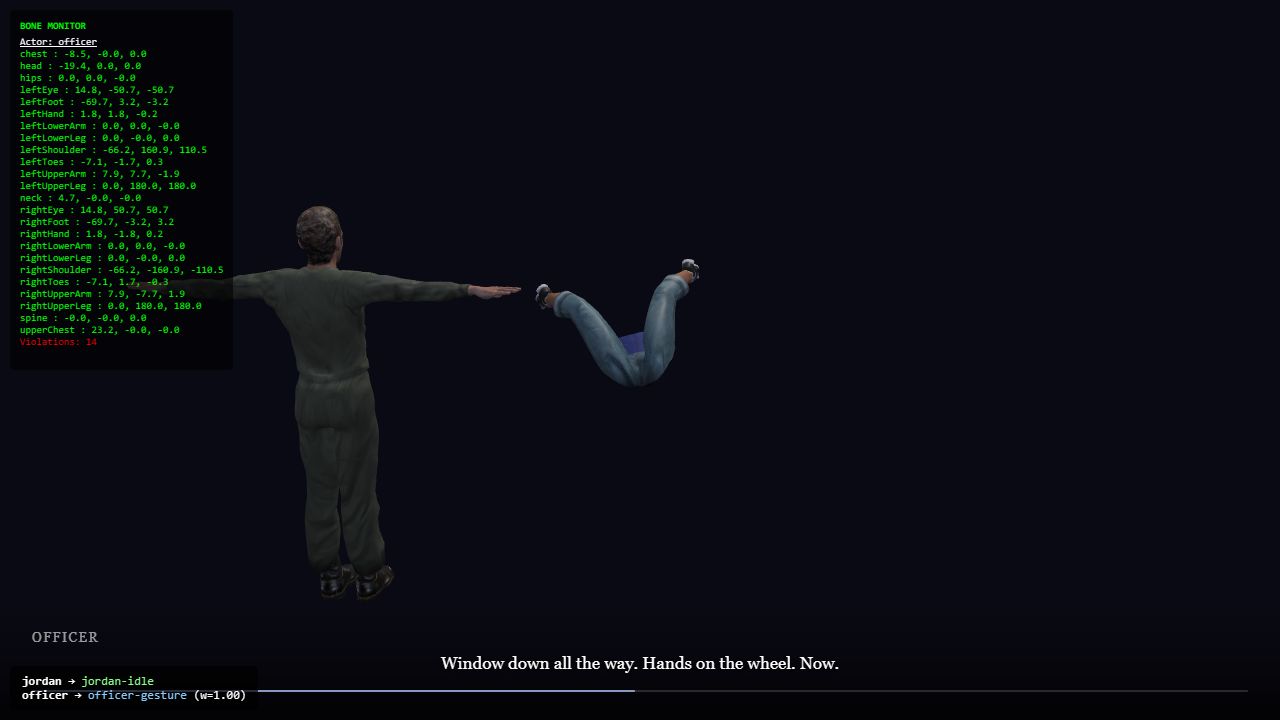
#> input picture raw_end.png, 1280 x 720 px, given in place of 105_13.avi, which was not available
$ python analyze_avi_motion2.py
#> lines starting #> are read from the running program, lines starting #| are printed output that depends on the picture
"""
Analyze 105_13.avi: use frame differencing to track character motion.
"""
import cv2
import numpy as np

cap = cv2.VideoCapture("105_13.avi")
fps = cap.get(cv2.CAP_PROP_FPS)
total = int(cap.get(cv2.CAP_PROP_FRAME_COUNT))
print(f"FPS: {fps}, Total frames: {total}")

ret, prev = cap.read()
#> prev is the input picture: shape (720, 1280, 3); mean B, G, R 19.7, 12.9, 11.1
if not ret:
    exit(1)
prev_gray = cv2.cvtColor(prev, cv2.COLOR_BGR2GRAY)
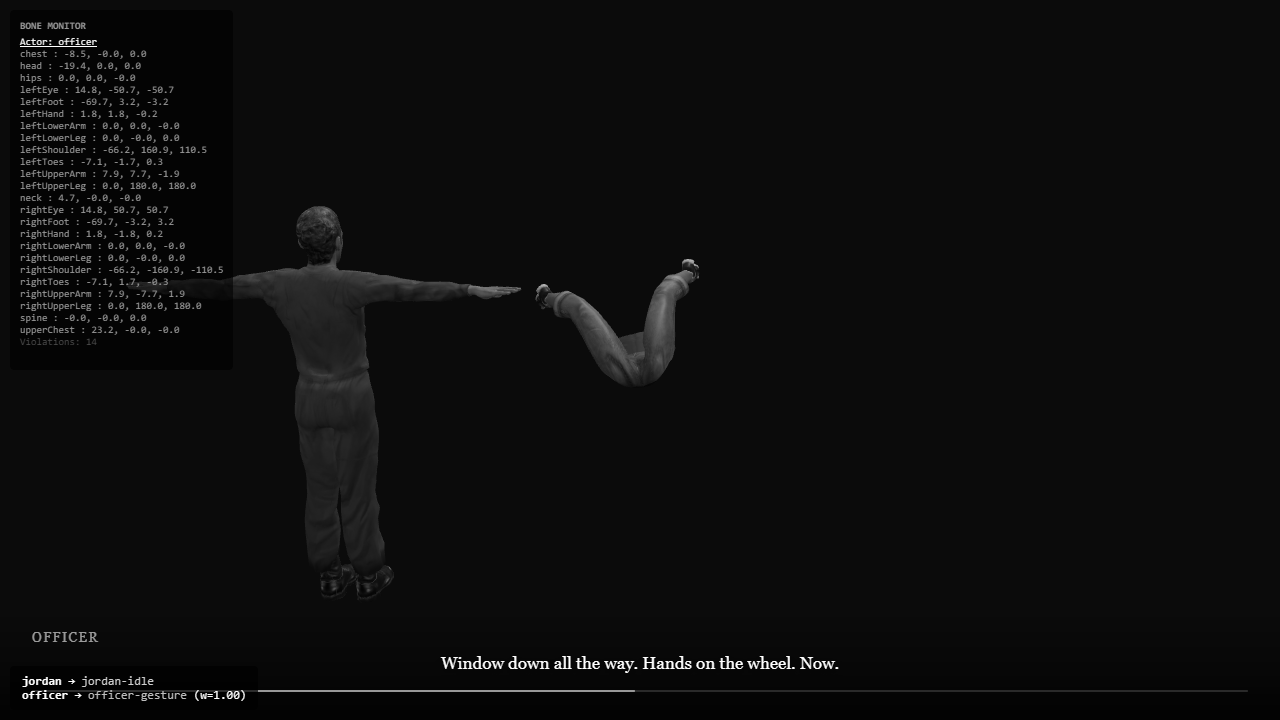
#> prev_gray: shape (720, 1280); min 1, max 255, mean 13
prev_gray = cv2.GaussianBlur(prev_gray, (5, 5), 0)

positions = []
frame_idx = 0

# Process every 30th frame (1 per second at 30fps)
while True:
    ret, frame = cap.read()
    if not ret:
        break
    frame_idx += 1

    if frame_idx % 30 != 0:
        continue

    gray = cv2.cvtColor(frame, cv2.COLOR_BGR2GRAY)
    gray = cv2.GaussianBlur(gray, (5, 5), 0)

    # Difference from first frame
    diff = cv2.absdiff(prev_gray, gray)
    _, thresh = cv2.threshold(diff, 30, 255, cv2.THRESH_BINARY)
    thresh = cv2.erode(thresh, None, iterations=1)
    thresh = cv2.dilate(thresh, None, iterations=2)

    motion_pixels = cv2.countNonZero(thresh)
    M = cv2.moments(thresh)
    if M['m00'] > 500:
        cx = M['m10'] / M['m00']
        cy = M['m01'] / M['m00']
    else:
        cx, cy = 0, 0

    positions.append((frame_idx, cx, cy, motion_pixels))
    print(f"  Frame {frame_idx:3d}: cx={cx:6.0f} cy={cy:6.0f} motion_px={motion_pixels:5d}")

cap.release()

if len(positions) >= 2:
    first = positions[0]
    last = positions[-1]
    dx = last[1] - first[1]
    dy = last[2] - first[2]
    print(f"\nFrame 1 vs {last[0]}:")
    print(f"  cx: {first[1]:.0f} -> {last[1]:.0f}  (dx={dx:.0f}px)")
    print(f"  cy: {first[2]:.0f} -> {last[2]:.0f}  (dy={dy:.0f}px)")

$ run again, on raw_hud.png
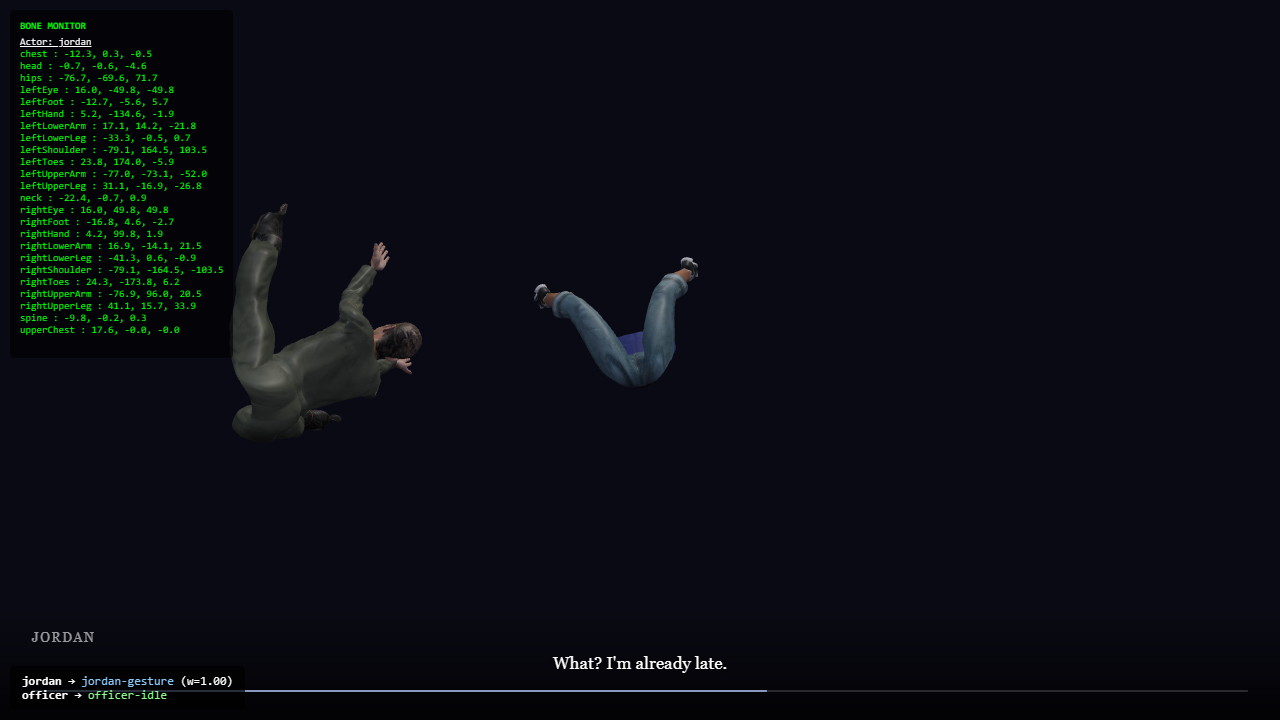
#> input picture raw_hud.png, 1280 x 720 px, given in place of 105_13.avi, which was not available
#> prev is the input picture: shape (720, 1280, 3); mean B, G, R 19.6, 12.7, 10.8
#> `prev_gray = cv2.cvtColor(prev, cv2.COLOR_BGR2GRAY)`:
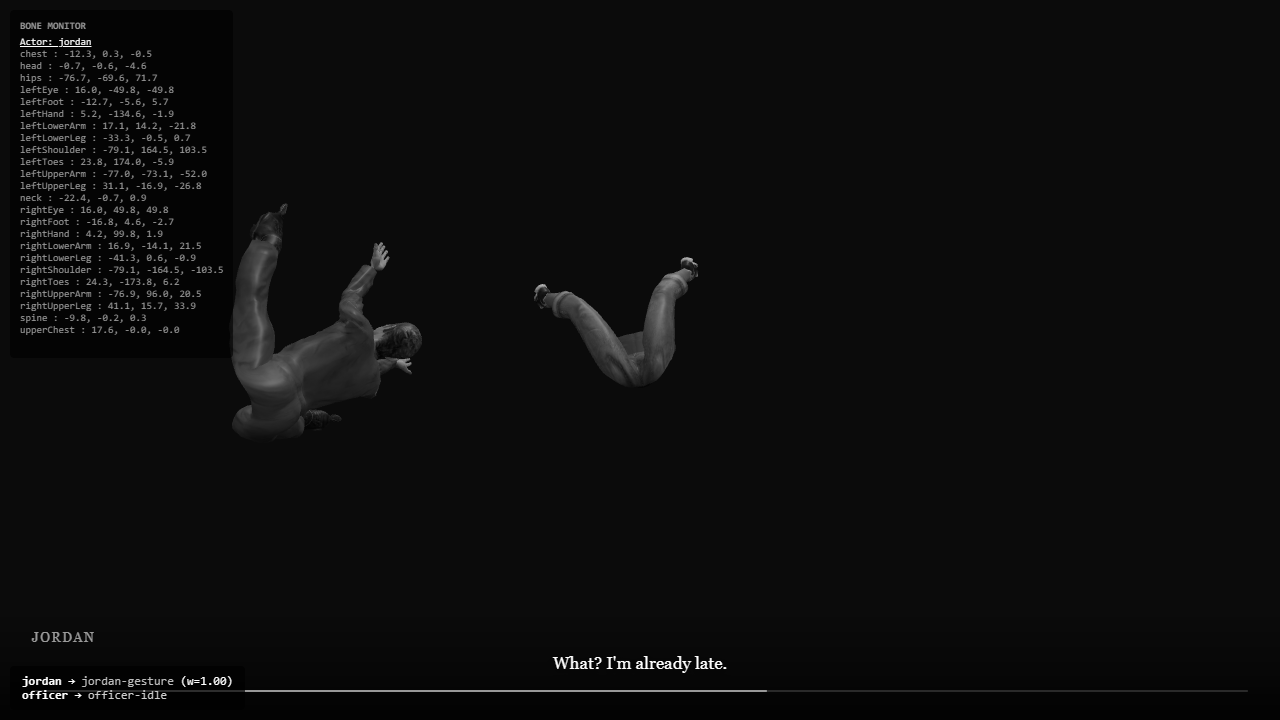
#> prev_gray: shape (720, 1280); min 1, max 255, mean 12.8
